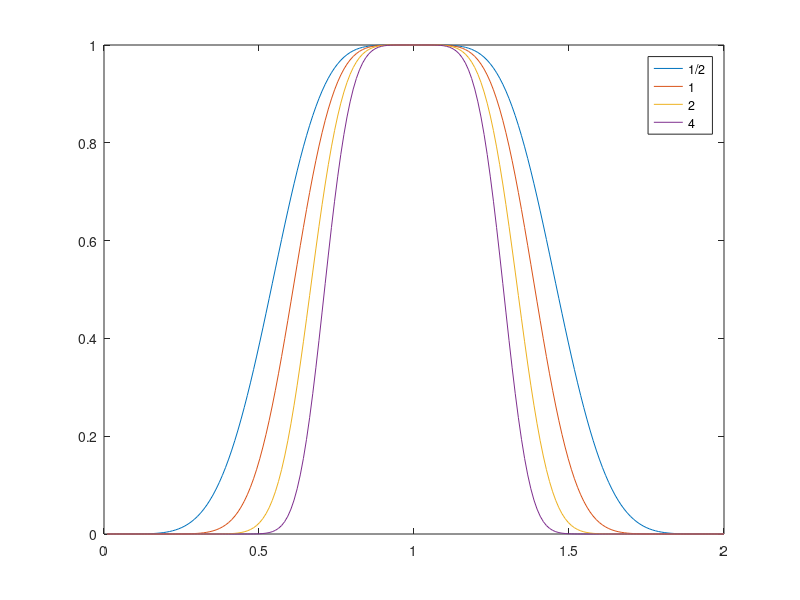

Write MATLAB code to recreate this figure.
function Fig_4d
    Delta = 0;
    c_half_0 = [1; 0];
    c_one_0 = [1; 0; 0];
    c_two_0 = [1; 0; 0; 0; 0];
    c_four_0 = [1; 0; 0; 0; 0; 0; 0; 0; 0];
    function ab = coeff(t,A,phi)
        Omega_0 = A*exp(-1j*phi);
        Omega_R = sqrt(Delta.^2 + abs(Omega_0).^2);
        ab(1) = cos(t*pi/2*Omega_R/(pi)) - 1j * Delta/Omega_R * sin(t*pi/2*Omega_R/(pi));
        ab(2) = 1j * Omega_0/Omega_R * sin(t*pi/2*Omega_R/(pi));
        ab = [ab(1), ab(2)];
    end
    
    function U = propagator_half(t,A,phi)
    ab = coeff(t,A,phi);
    a = ab(1);
    b = ab(2);
    U = [sqrt(1)/1*a, sqrt(1)/1*b;
        -sqrt(1)/1*conj(b), sqrt(1)/1*conj(a)];
    end

    function U = propagator_one(t,A,phi)
    ab = coeff(t,A,phi);
    a = ab(1);
    b = ab(2);
    U = [sqrt(4)/2*a.^2, sqrt(2)/1*a*b, sqrt(4)/2*b.^2;
        -sqrt(2)/1*a*conj(b), sqrt(1)/1*a*conj(a) - sqrt(1)/1*b*conj(b), sqrt(2)/1*conj(a)*b;
        sqrt(4)/2*conj(b).^2, -sqrt(2)/1*conj(a)*conj(b), sqrt(4)/2*conj(a).^2];
    end

    function U = propagator_two(t,A,phi)
    ab = coeff(t,A,phi);
    a = ab(1);
    b = ab(2);
    U = [sqrt(576)/24*a.^4, sqrt(144)/6*a.^3*b, sqrt(96)/4*a.^2*b.^2, sqrt(144)/6*a*b.^3, sqrt(576)/24*b.^4;
        -sqrt(144)/6*a.^3*conj(b), sqrt(36)/6*a.^3*conj(a) - sqrt(36)/2*a.^2*b*conj(b), sqrt(24)/2*a.^2*conj(a)*b - sqrt(24)/2*a*b.^2*conj(b), sqrt(36)/2*a*conj(a)*b.^2 - sqrt(36)/6*b.^3*conj(b), sqrt(144)/6*conj(a)*b.^3;
        sqrt(96)/4*a.^2*conj(b).^2, -sqrt(24)/2*a.^2*conj(a)*conj(b) + sqrt(24)/2*a*b*conj(b).^2, sqrt(16)/4*a.^2*conj(a).^2 - sqrt(16)/1*a*conj(a)*b*conj(b) + sqrt(16)/4*b.^2*conj(b).^2, sqrt(24)/2*a*conj(a).^2*b - sqrt(24)/2*conj(a)*b.^2*conj(b), sqrt(96)/4*conj(a).^2*b.^2;
        -sqrt(144)/6*a*conj(b).^3, sqrt(36)/2*a*conj(a)*conj(b).^2 - sqrt(36)/6*b*conj(b).^3, -sqrt(24)/2*a*conj(a).^2*conj(b) + sqrt(24)/2*conj(a)*b*conj(b).^2, sqrt(36)/6*a*conj(a).^3 - sqrt(36)/2*conj(a).^2*b*conj(b), sqrt(144)/6*conj(a).^3*b;
        sqrt(576)/24*conj(b).^4, -sqrt(144)/6*conj(a)*conj(b).^3, sqrt(96)/4*conj(a).^2*conj(b).^2, -sqrt(144)/6*conj(a).^3*conj(b), sqrt(576)/24*conj(a).^4];
    end

    function U = propagator_four(t,A,phi)
    ab = coeff(t,A,phi);
    a = ab(1);
    b = ab(2);
    U = [sqrt(1625702400)/40320*a.^8, sqrt(203212800)/5040*a.^7*b, sqrt(58060800)/1440*a.^6*b.^2, sqrt(29030400)/720*a.^5*b.^3, sqrt(23224320)/576*a.^4*b.^4, sqrt(29030400)/720*a.^3*b.^5, sqrt(58060800)/1440*a.^2*b.^6, sqrt(203212800)/5040*a*b.^7, sqrt(1625702400)/40320*b.^8;
        -sqrt(203212800)/5040*a.^7*conj(b), sqrt(25401600)/5040*a.^7*conj(a) - sqrt(25401600)/720*a.^6*b*conj(b), sqrt(7257600)/720*a.^6*conj(a)*b - sqrt(7257600)/240*a.^5*b.^2*conj(b), sqrt(3628800)/240*a.^5*conj(a)*b.^2 - sqrt(3628800)/144*a.^4*b.^3*conj(b), sqrt(2903040)/144*a.^4*conj(a)*b.^3 - sqrt(2903040)/144*a.^3*b.^4*conj(b), sqrt(3628800)/144*a.^3*conj(a)*b.^4 - sqrt(3628800)/240*a.^2*b.^5*conj(b), sqrt(7257600)/240*a.^2*conj(a)*b.^5 - sqrt(7257600)/720*a*b.^6*conj(b), sqrt(25401600)/720*a*conj(a)*b.^6 - sqrt(25401600)/5040*b.^7*conj(b), sqrt(203212800)/5040*conj(a)*b.^7;
        sqrt(58060800)/1440*a.^6*conj(b).^2, -sqrt(7257600)/720*a.^6*conj(a)*conj(b) + sqrt(7257600)/240*a.^5*b*conj(b).^2, sqrt(2073600)/1440*a.^6*conj(a).^2 - sqrt(2073600)/120*a.^5*conj(a)*b*conj(b) + sqrt(2073600)/96*a.^4*b.^2*conj(b).^2, sqrt(1036800)/240*a.^5*conj(a).^2*b - sqrt(1036800)/48*a.^4*conj(a)*b.^2*conj(b) + sqrt(1036800)/72*a.^3*b.^3*conj(b).^2, sqrt(829440)/96*a.^4*conj(a).^2*b.^2 - sqrt(829440)/36*a.^3*conj(a)*b.^3*conj(b) + sqrt(829440)/96*a.^2*b.^4*conj(b).^2, sqrt(1036800)/72*a.^3*conj(a).^2*b.^3 - sqrt(1036800)/48*a.^2*conj(a)*b.^4*conj(b) + sqrt(1036800)/240*a*b.^5*conj(b).^2, sqrt(2073600)/96*a.^2*conj(a).^2*b.^4 - sqrt(2073600)/120*a*conj(a)*b.^5*conj(b) + sqrt(2073600)/1440*b.^6*conj(b).^2, sqrt(7257600)/240*a*conj(a).^2*b.^5 - sqrt(7257600)/720*conj(a)*b.^6*conj(b), sqrt(58060800)/1440*conj(a).^2*b.^6;
        -sqrt(29030400)/720*a.^5*conj(b).^3, sqrt(3628800)/240*a.^5*conj(a)*conj(b).^2 - sqrt(3628800)/144*a.^4*b*conj(b).^3, -sqrt(1036800)/240*a.^5*conj(a).^2*conj(b) + sqrt(1036800)/48*a.^4*conj(a)*b*conj(b).^2 - sqrt(1036800)/72*a.^3*b.^2*conj(b).^3, sqrt(518400)/720*a.^5*conj(a).^3 - sqrt(518400)/48*a.^4*conj(a).^2*b*conj(b) + sqrt(518400)/24*a.^3*conj(a)*b.^2*conj(b).^2 - sqrt(518400)/72*a.^2*b.^3*conj(b).^3, sqrt(414720)/144*a.^4*conj(a).^3*b - sqrt(414720)/24*a.^3*conj(a).^2*b.^2*conj(b) + sqrt(414720)/24*a.^2*conj(a)*b.^3*conj(b).^2 - sqrt(414720)/144*a*b.^4*conj(b).^3, sqrt(518400)/72*a.^3*conj(a).^3*b.^2 - sqrt(518400)/24*a.^2*conj(a).^2*b.^3*conj(b) + sqrt(518400)/48*a*conj(a)*b.^4*conj(b).^2 - sqrt(518400)/720*b.^5*conj(b).^3, sqrt(1036800)/72*a.^2*conj(a).^3*b.^3 - sqrt(1036800)/48*a*conj(a).^2*b.^4*conj(b) + sqrt(1036800)/240*conj(a)*b.^5*conj(b).^2, sqrt(3628800)/144*a*conj(a).^3*b.^4 - sqrt(3628800)/240*conj(a).^2*b.^5*conj(b), sqrt(29030400)/720*conj(a).^3*b.^5;
        sqrt(23224320)/576*a.^4*conj(b).^4, -sqrt(2903040)/144*a.^4*conj(a)*conj(b).^3 + sqrt(2903040)/144*a.^3*b*conj(b).^4, sqrt(829440)/96*a.^4*conj(a).^2*conj(b).^2 - sqrt(829440)/36*a.^3*conj(a)*b*conj(b).^3 + sqrt(829440)/96*a.^2*b.^2*conj(b).^4, -sqrt(414720)/144*a.^4*conj(a).^3*conj(b) + sqrt(414720)/24*a.^3*conj(a).^2*b*conj(b).^2 - sqrt(414720)/24*a.^2*conj(a)*b.^2*conj(b).^3 + sqrt(414720)/144*a*b.^3*conj(b).^4, sqrt(331776)/576*a.^4*conj(a).^4 - sqrt(331776)/36*a.^3*conj(a).^3*b*conj(b) + sqrt(331776)/16*a.^2*conj(a).^2*b.^2*conj(b).^2 - sqrt(331776)/36*a*conj(a)*b.^3*conj(b).^3 + sqrt(331776)/576*b.^4*conj(b).^4, sqrt(414720)/144*a.^3*conj(a).^4*b - sqrt(414720)/24*a.^2*conj(a).^3*b.^2*conj(b) + sqrt(414720)/24*a*conj(a).^2*b.^3*conj(b).^2 - sqrt(414720)/144*conj(a)*b.^4*conj(b).^3, sqrt(829440)/96*a.^2*conj(a).^4*b.^2 - sqrt(829440)/36*a*conj(a).^3*b.^3*conj(b) + sqrt(829440)/96*conj(a).^2*b.^4*conj(b).^2, sqrt(2903040)/144*a*conj(a).^4*b.^3 - sqrt(2903040)/144*conj(a).^3*b.^4*conj(b), sqrt(23224320)/576*conj(a).^4*b.^4;
        -sqrt(29030400)/720*a.^3*conj(b).^5, sqrt(3628800)/144*a.^3*conj(a)*conj(b).^4 - sqrt(3628800)/240*a.^2*b*conj(b).^5, -sqrt(1036800)/72*a.^3*conj(a).^2*conj(b).^3 + sqrt(1036800)/48*a.^2*conj(a)*b*conj(b).^4 - sqrt(1036800)/240*a*b.^2*conj(b).^5, sqrt(518400)/72*a.^3*conj(a).^3*conj(b).^2 - sqrt(518400)/24*a.^2*conj(a).^2*b*conj(b).^3 + sqrt(518400)/48*a*conj(a)*b.^2*conj(b).^4 - sqrt(518400)/720*b.^3*conj(b).^5, -sqrt(414720)/144*a.^3*conj(a).^4*conj(b) + sqrt(414720)/24*a.^2*conj(a).^3*b*conj(b).^2 - sqrt(414720)/24*a*conj(a).^2*b.^2*conj(b).^3 + sqrt(414720)/144*conj(a)*b.^3*conj(b).^4, sqrt(518400)/720*a.^3*conj(a).^5 - sqrt(518400)/48*a.^2*conj(a).^4*b*conj(b) + sqrt(518400)/24*a*conj(a).^3*b.^2*conj(b).^2 - sqrt(518400)/72*conj(a).^2*b.^3*conj(b).^3, sqrt(1036800)/240*a.^2*conj(a).^5*b - sqrt(1036800)/48*a*conj(a).^4*b.^2*conj(b) + sqrt(1036800)/72*conj(a).^3*b.^3*conj(b).^2, sqrt(3628800)/240*a*conj(a).^5*b.^2 - sqrt(3628800)/144*conj(a).^4*b.^3*conj(b), sqrt(29030400)/720*conj(a).^5*b.^3;
        sqrt(58060800)/1440*a.^2*conj(b).^6, -sqrt(7257600)/240*a.^2*conj(a)*conj(b).^5 + sqrt(7257600)/720*a*b*conj(b).^6, sqrt(2073600)/96*a.^2*conj(a).^2*conj(b).^4 - sqrt(2073600)/120*a*conj(a)*b*conj(b).^5 + sqrt(2073600)/1440*b.^2*conj(b).^6, -sqrt(1036800)/72*a.^2*conj(a).^3*conj(b).^3 + sqrt(1036800)/48*a*conj(a).^2*b*conj(b).^4 - sqrt(1036800)/240*conj(a)*b.^2*conj(b).^5, sqrt(829440)/96*a.^2*conj(a).^4*conj(b).^2 - sqrt(829440)/36*a*conj(a).^3*b*conj(b).^3 + sqrt(829440)/96*conj(a).^2*b.^2*conj(b).^4, -sqrt(1036800)/240*a.^2*conj(a).^5*conj(b) + sqrt(1036800)/48*a*conj(a).^4*b*conj(b).^2 - sqrt(1036800)/72*conj(a).^3*b.^2*conj(b).^3, sqrt(2073600)/1440*a.^2*conj(a).^6 - sqrt(2073600)/120*a*conj(a).^5*b*conj(b) + sqrt(2073600)/96*conj(a).^4*b.^2*conj(b).^2, sqrt(7257600)/720*a*conj(a).^6*b - sqrt(7257600)/240*conj(a).^5*b.^2*conj(b), sqrt(58060800)/1440*conj(a).^6*b.^2;
        -sqrt(203212800)/5040*a*conj(b).^7, sqrt(25401600)/720*a*conj(a)*conj(b).^6 - sqrt(25401600)/5040*b*conj(b).^7, -sqrt(7257600)/240*a*conj(a).^2*conj(b).^5 + sqrt(7257600)/720*conj(a)*b*conj(b).^6, sqrt(3628800)/144*a*conj(a).^3*conj(b).^4 - sqrt(3628800)/240*conj(a).^2*b*conj(b).^5, -sqrt(2903040)/144*a*conj(a).^4*conj(b).^3 + sqrt(2903040)/144*conj(a).^3*b*conj(b).^4, sqrt(3628800)/240*a*conj(a).^5*conj(b).^2 - sqrt(3628800)/144*conj(a).^4*b*conj(b).^3, -sqrt(7257600)/720*a*conj(a).^6*conj(b) + sqrt(7257600)/240*conj(a).^5*b*conj(b).^2, sqrt(25401600)/5040*a*conj(a).^7 - sqrt(25401600)/720*conj(a).^6*b*conj(b), sqrt(203212800)/5040*conj(a).^7*b;
        sqrt(1625702400)/40320*conj(b).^8, -sqrt(203212800)/5040*conj(a)*conj(b).^7, sqrt(58060800)/1440*conj(a).^2*conj(b).^6, -sqrt(29030400)/720*conj(a).^3*conj(b).^5, sqrt(23224320)/576*conj(a).^4*conj(b).^4, -sqrt(29030400)/720*conj(a).^5*conj(b).^3, sqrt(58060800)/1440*conj(a).^6*conj(b).^2, -sqrt(203212800)/5040*conj(a).^7*conj(b), sqrt(1625702400)/40320*conj(a).^8];

    end
    
    function c = propagation_half(A)
        c = propagator_half(1,A,0)*propagator_half(1,A,0.704*pi)*propagator_half(1,A,1.186*pi)*propagator_half(1,A,1.834*pi)*propagator_half(1,A,1.186*pi)*propagator_half(1,A,0.704*pi)*propagator_half(1,A,0)*c_half_0;
    end

    function c = propagation_one(A)
        c = propagator_one(1,A,0)*propagator_one(1,A,0.704*pi)*propagator_one(1,A,1.186*pi)*propagator_one(1,A,1.834*pi)*propagator_one(1,A,1.186*pi)*propagator_one(1,A,0.704*pi)*propagator_one(1,A,0)*c_one_0;
    end

    function c = propagation_two(A)
        c = propagator_two(1,A,0)*propagator_two(1,A,0.704*pi)*propagator_two(1,A,1.186*pi)*propagator_two(1,A,1.834*pi)*propagator_two(1,A,1.186*pi)*propagator_two(1,A,0.704*pi)*propagator_two(1,A,0)*c_two_0;
    end

    function c = propagation_four(A)
        c = propagator_four(1,A,0)*propagator_four(1,A,0.704*pi)*propagator_four(1,A,1.186*pi)*propagator_four(1,A,1.834*pi)*propagator_four(1,A,1.186*pi)*propagator_four(1,A,0.704*pi)*propagator_four(1,A,0)*c_four_0;
    end

    c_half = [];
    c_one = [];
    c_two = [];
    c_four = [];
    A_vals = linspace(0,2,200);
    for A = A_vals
        c_half = [c_half propagation_half(A*pi)];
        c_one = [c_one propagation_one(A*pi)];
        c_two = [c_two propagation_two(A*pi)];
        c_four = [c_four propagation_four(A*pi)];
    end
    plot(A_vals, (abs(c_half(2,:))).^2, '-', ...
         A_vals, (abs(c_one(3,:))).^2, '-', ...
         A_vals, (abs(c_two(5,:))).^2, '-', ...
         A_vals, (abs(c_four(9,:))).^2, '-');
    ylim([0, 1]);
    legend('1/2', '1', '2', '4')
end